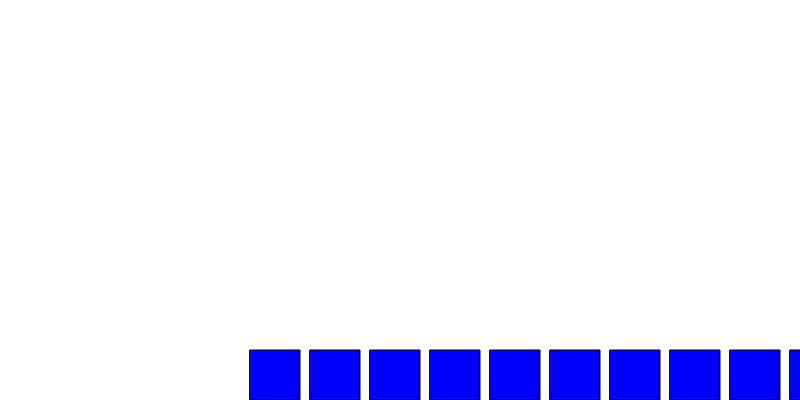
Frame 1 (no input)
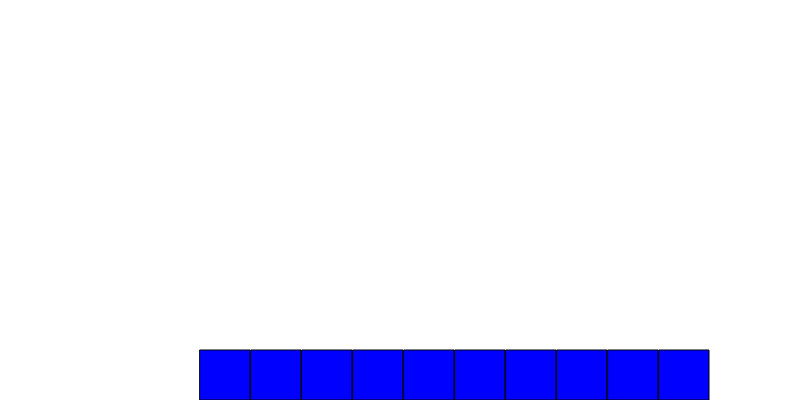
Frame 60 (no input)
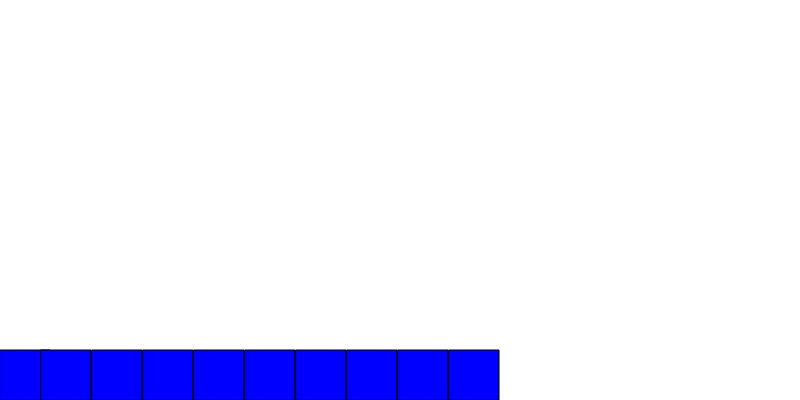
Frame 120 (the mouse pressed at the canvas centre since frame 60)

The p5.js sketch that drew these frames (run headless with seeded random() and noise() and a simulated clock; from frame 60 on, the mouse is pressed at the canvas centre):

// p5.js sketch
// ── sketch.js
// Project Title
// Your Name
// Date
//
// Extra for Experts:
// - describe what you did to take this project "above and beyond"

class Square {
  constructor(x, y, size, speed) {
    this.x = x;
    this.y = y;
    this.size = size;
    this.speed = speed;
  }

  draw() {
    fill('blue');
    rect(this.x, this.y, this.size, this.size);
  }

  move() {
    if (this.x > 0) {
      this.x -= this.speed;
    }
  }

  containsPoint(px, py) {
    return px >= this.x && px <= this.x + this.size && py >= this.y && py <= this.y + this.size;
  }
}

let squares = [];

function setup() {
  createCanvas(800, 400);
  
  const numSquares = 10;
  const size = 50;
  const speed = 10;
  const spacing = size + 10;

  let x = width;

  for (let i = 0; i < numSquares; i++) {
    const square = new Square(x, height - size, size, speed);
    squares.push(square);
    x -= spacing;
  }
}

function draw() {
  background(255);
  
  for (const square of squares) {
    square.move();
    square.draw();
  }

  for (let i = 0; i < squares.length - 1; i++) {
    const currentSquare = squares[i];
    const nextSquare = squares[i + 1];
    
    const distance = nextSquare.x - (currentSquare.x + currentSquare.size);
    
    if (distance < 0) {
      nextSquare.x = currentSquare.x + currentSquare.size + 1;
    }
  }
}

function mouseClicked() {
  for (let i = 0; i < squares.length; i++) {
    if (squares[i].containsPoint(mouseX, mouseY)) {
      squares[i].y -= 50;// Remove the clicked square from the array
      for (let j = i + 1; j < squares.length; j++) {
        squares[j].x = squares[j - 1].x + squares[j - 1].size + 10;
      } // Adjust the positions of remaining squares starting from index i
      break;                // Exit the loop once a square is removed
    }
  }
}

function adjustPositions(startIndex) {
  // Calculate the new x position for the squares after the removed square
  let x = squares[startIndex].x;
  for (let i = startIndex; i < squares.length; i++) {
    squares[i].x = x;
    x += squares[i].size + 10;
  }
}
